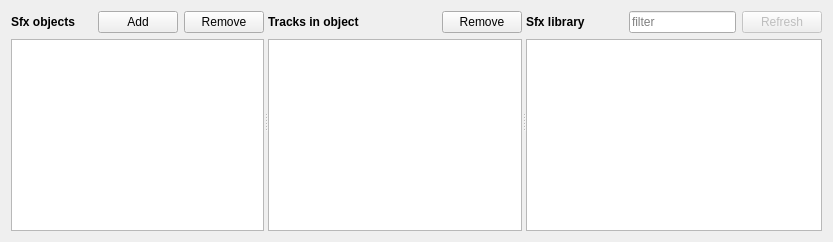
       <widget class="QWidget" name="sfx_tab">
        <attribute name="icon">
         <iconset resource="yonder.qrc">
          <normaloff>:/application/icons/icon-sfx.png</normaloff>:/application/icons/icon-sfx.png</iconset>
        </attribute>
        <attribute name="title">
         <string>&amp;Sfx</string>
        </attribute>
        <layout class="QHBoxLayout" name="horizontalLayout_3">
         <item>
          <widget class="QSplitter" name="splitter_sfx">
           <property name="orientation">
            <enum>Qt::Horizontal</enum>
           </property>
           <widget class="QWidget" name="layoutWidget_8">
            <layout class="QVBoxLayout" name="layout_sfx_objects">
             <item>
              <layout class="QHBoxLayout" name="layout_sfx_object_buttons">
               <item>
                <widget class="QLabel" name="label_sfx_objects">
                 <property name="font">
                  <font>
                   <weight>75</weight>
                   <bold>true</bold>
                  </font>
                 </property>
                 <property name="text">
                  <string>Sfx objects</string>
                 </property>
                 <property name="buddy">
                  <cstring>sfx_objects_view</cstring>
                 </property>
                </widget>
               </item>
               <item>
                <spacer name="horizontalSpacer_7">
                 <property name="orientation">
                  <enum>Qt::Horizontal</enum>
                 </property>
                 <property name="sizeHint" stdset="0">
                  <size>
                   <width>0</width>
                   <height>0</height>
                  </size>
                 </property>
                </spacer>
               </item>
               <item>
                <widget class="QPushButton" name="button_sfx_object_add">
                 <property name="text">
                  <string>Add</string>
                 </property>
                 <property name="icon">
                  <iconset resource="yonder.qrc">
                   <normaloff>:/application/icons/edit-new.png</normaloff>:/application/icons/edit-new.png</iconset>
                 </property>
                 <property name="shortcut">
                  <string>Ctrl+N</string>
                 </property>
                </widget>
               </item>
               <item>
                <widget class="QPushButton" name="button_sfx_object_remove">
                 <property name="text">
                  <string>Remove</string>
                 </property>
                 <property name="icon">
                  <iconset resource="yonder.qrc">
                   <normaloff>:/application/icons/edit-delete.png</normaloff>:/application/icons/edit-delete.png</iconset>
                 </property>
                 <property name="shortcut">
                  <string>Ctrl+Del</string>
                 </property>
                </widget>
               </item>
              </layout>
             </item>
             <item>
              <widget class="QListView" name="sfx_objects_view">
               <property name="alternatingRowColors">
                <bool>true</bool>
               </property>
              </widget>
             </item>
            </layout>
           </widget>
           <widget class="QWidget" name="layoutWidget_9">
            <layout class="QVBoxLayout" name="verticalLayout">
             <item>
              <layout class="QHBoxLayout" name="layout_sfx_tracks_buttons">
               <item>
                <widget class="QLabel" name="label_sfx_tracks">
                 <property name="font">
                  <font>
                   <weight>75</weight>
                   <bold>true</bold>
                  </font>
                 </property>
                 <property name="text">
                  <string>Tracks in object</string>
                 </property>
                 <property name="buddy">
                  <cstring>sfx_tracks_view</cstring>
                 </property>
                </widget>
               </item>
               <item>
                <spacer name="horizontalSpacer_8">
                 <property name="orientation">
                  <enum>Qt::Horizontal</enum>
                 </property>
                 <property name="sizeHint" stdset="0">
                  <size>
                   <width>40</width>
                   <height>20</height>
                  </size>
                 </property>
                </spacer>
               </item>
               <item>
                <widget class="QPushButton" name="button_sfx_tracks_remove">
                 <property name="text">
                  <string>Remove</string>
                 </property>
                 <property name="icon">
                  <iconset resource="yonder.qrc">
                   <normaloff>:/application/icons/edit-delete.png</normaloff>:/application/icons/edit-delete.png</iconset>
                 </property>
                 <property name="shortcut">
                  <string>Del</string>
                 </property>
                </widget>
               </item>
              </layout>
             </item>
             <item>
              <widget class="SfxObjectsTracksView" name="sfx_tracks_view">
               <property name="dragDropMode">
                <enum>QAbstractItemView::DropOnly</enum>
               </property>
               <property name="alternatingRowColors">
                <bool>true</bool>
               </property>
               <property name="selectionMode">
                <enum>QAbstractItemView::ExtendedSelection</enum>
               </property>
               <property name="selectionBehavior">
                <enum>QAbstractItemView::SelectRows</enum>
               </property>
               <property name="showGrid">
                <bool>false</bool>
               </property>
               <attribute name="horizontalHeaderStretchLastSection">
                <bool>true</bool>
               </attribute>
               <attribute name="verticalHeaderVisible">
                <bool>false</bool>
               </attribute>
              </widget>
             </item>
            </layout>
           </widget>
           <widget class="QWidget" name="layoutWidget_10">
            <layout class="QVBoxLayout" name="layout_sfx_library">
             <item>
              <layout class="QHBoxLayout" name="layout_sfx_library_buttons">
               <item>
                <widget class="QLabel" name="label_sfx_library">
                 <property name="font">
                  <font>
                   <weight>75</weight>
                   <bold>true</bold>
                  </font>
                 </property>
                 <property name="text">
                  <string>Sfx library</string>
                 </property>
                 <property name="buddy">
                  <cstring>sfx_library_view</cstring>
                 </property>
                </widget>
               </item>
               <item>
                <spacer name="horizontalSpacer_9">
                 <property name="orientation">
                  <enum>Qt::Horizontal</enum>
                 </property>
                 <property name="sizeHint" stdset="0">
                  <size>
                   <width>40</width>
                   <height>20</height>
                  </size>
                 </property>
                </spacer>
               </item>
               <item>
                <widget class="QLineEditFilter" name="edit_sfx_filter">
                 <property name="placeholderText">
                  <string>filter</string>
                 </property>
                </widget>
               </item>
               <item>
                <widget class="QPushButton" name="button_sfx_library_refresh">
                 <property name="enabled">
                  <bool>false</bool>
                 </property>
                 <property name="text">
                  <string>Refresh</string>
                 </property>
                 <property name="icon">
                  <iconset>
                   <normaloff/>
                  </iconset>
                 </property>
                </widget>
               </item>
              </layout>
             </item>
             <item>
              <widget class="SfxLibraryView" name="sfx_library_view">
               <property name="editTriggers">
                <set>QAbstractItemView::NoEditTriggers</set>
               </property>
               <property name="dragEnabled">
                <bool>true</bool>
               </property>
               <property name="dragDropMode">
                <enum>QAbstractItemView::DragOnly</enum>
               </property>
               <property name="alternatingRowColors">
                <bool>true</bool>
               </property>
               <property name="selectionMode">
                <enum>QAbstractItemView::ExtendedSelection</enum>
               </property>
               <property name="selectionBehavior">
                <enum>QAbstractItemView::SelectRows</enum>
               </property>
               <property name="showGrid">
                <bool>false</bool>
               </property>
               <attribute name="horizontalHeaderVisible">
                <bool>false</bool>
               </attribute>
               <attribute name="horizontalHeaderStretchLastSection">
                <bool>true</bool>
               </attribute>
               <attribute name="verticalHeaderVisible">
                <bool>false</bool>
               </attribute>
              </widget>
             </item>
            </layout>
           </widget>
          </widget>
         </item>
        </layout>
       </widget>
